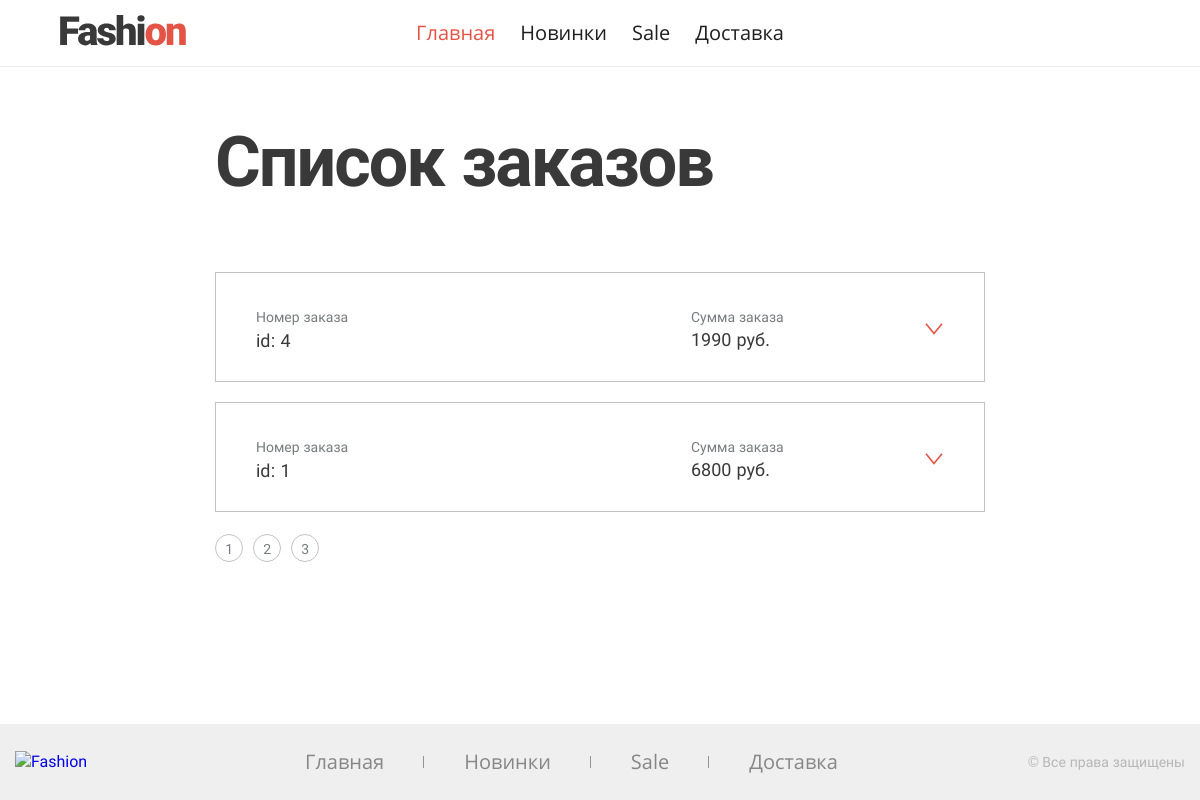
/pages/order.php (signed in), run on the app's committed database.
### tables this page shows
CREATE TABLE `menu_items` (
  `id` int(11) NOT NULL,
  `name` varchar(255) NOT NULL,
  `path` varchar(255) NOT NULL
);

CREATE TABLE `orders` (
  `id` int(11) NOT NULL,
  `client_id` int(11) NOT NULL,
  `product_id` int(11) NOT NULL,
  `address` text NOT NULL,
  `delivery_type` enum('dev-yes','dev-no') NOT NULL,
  `payment_type` enum('cash','card') NOT NULL,
  `comment` text NOT NULL,
  `status` enum('Не обработан','Обработан') NOT NULL DEFAULT 'Не обработан',
  `date_create` datetime NOT NULL DEFAULT CURRENT_TIMESTAMP,
  `delivery_date` datetime NOT NULL DEFAULT CURRENT_TIMESTAMP
);

CREATE TABLE `products` (
  `id` int(11) NOT NULL,
  `name` varchar(255) NOT NULL,
  `price` int(32) NOT NULL,
  `date_create` datetime NOT NULL DEFAULT CURRENT_TIMESTAMP,
  `new` enum('yes','no') NOT NULL DEFAULT 'no',
  `sale` enum('yes','no') NOT NULL DEFAULT 'no',
  `img_path` varchar(255) DEFAULT NULL,
  `is_active` enum('yes','no') NOT NULL DEFAULT 'yes'
);

### pages/order.php (the view, shortened to what this page needs)
<?php
$access = false;
if (isset($_SESSION['user_id'])) {
    $access = getUserCategory($_SESSION['user_id']);
} else {
    $access = false;
}
if ($access) {
    $orders = getOrders($_GET);
    $count_orders = getCountOrders();
}
?>
<?php require_once($_SERVER['DOCUMENT_ROOT'] . '/include/header.php'); ?>
<?php if ($access) : ?>
<main class="page-order">
  <h1 class="h h--1">Список заказов</h1>
  <ul class="page-order__list">
      <?php foreach ($orders as $order) : ?>
    <li class="order-item page-order__item">
      <div class="order-item__wrapper">
        <div class="order-item__group order-item__group--id">
          <span class="order-item__title">Номер заказа</span>
          <span class="order-item__info order-item__info--id"><?= $order['id'] ?></span>
        </div>
        <div class="order-item__group">
          <span class="order-item__title">Сумма заказа</span>
            <?= $order['price'] ?> руб.
        </div>
        <button class="order-item__toggle"></button>
      </div>
    </li>
    <?php endforeach ?>
  </ul>
    <br>
    <ul class="shop__paginator paginator">
        <?php for ($i = 1; $i <= ceil($count_orders / ITEMS_ON_PAGE); $i++) : ?>
            <li>
                <a class="paginator__item"<?= ($_GET['page'] == $i) ? null : 'href="?' . http_build_query(array_merge($_GET, ['page' => $i])) . '"' ?>><?= $i ?></a>
            </li>
        <?php endfor ?>
    </ul>
</main>
<?php else: ?>
    <p>Ошибка доступа! У вас недостаточно прав на просмотр этой страницы</p>
<?php endif ?>
<?php require_once($_SERVER['DOCUMENT_ROOT'] . '/include/footer.php') ?>

### include/functions.php (shortened to what this page needs)
<?php
function dbaseConnect()
{
    static $connect;
    if ($connect === null) {
        try {
            $connect = new PDO(DSN, USER, PASS, OPT);
        } catch (PDOException $e) {
            die ('Подключение не удалось' . $e->getMessage());
        }
    }
    return $connect;
}
function menuList($current_page)
{
    $menu_items = dbaseConnect()->query('SELECT name, path from menu_items;');
    foreach ($menu_items as $item) {
        include ('menu_item.php');
    }
}
function getUserCategory($user_id, $group_name = GROUP_NAME)
{
    $stmt = dbaseConnect()->prepare('
    SELECT group_id FROM group_user AS gu JOIN groups AS g ON gu.group_id = g.id
    WHERE gu.user_id = :user_id AND g.name = :group_name LIMIT 1;');
    $stmt->execute(['user_id' => $user_id, 'group_name' => $group_name]);
    $result = $stmt->fetch();
    if ($result['group_id'] != null) {
        return true;
    } else {
        return false;
    }
}
function getOrders($query)
{
    if (isset($query['page']) && $query['page'] > 0) {
        $offset = ($query['page'] - 1) * ITEMS_ON_PAGE;
    } else {
        $offset = 0 * ITEMS_ON_PAGE;
    }
    $stmt = dbaseConnect()->prepare('
    SELECT o.id, o.address, o.delivery_type, o.payment_type, o.comment, o.status, c.name, c.surname, c.thirdname, c.phone, p.price
    FROM orders as o JOIN clients as c ON o.client_id = c.id JOIN products as p ON o.product_id = p.id ORDER BY o.date_create ASC LIMIT ' . ITEMS_ON_PAGE . ' OFFSET :offset;');
    $stmt->execute(['offset' => $offset]);
    return $stmt;
}
function getCountOrders()
{
    $stmt = dbaseConnect()->query('SELECT COUNT(id) as c_id FROM ORDERS');
    return $stmt->fetch()['c_id'];
}

### include/menu_item.php
<li>
    <a class="main-menu__item <?= ($current_page == $item['name']) ? 'active"' : '" href=' . '"' . $item['path'] . '"' ?>>
        <?= $item['name'] ?>
    </a>
</li>

### data on the page
menu_items: name "Главная"
menu_items: name "Новинки"
menu_items: name "Sale"
menu_items: name "Доставка"
orders: id "4", product.price "1990"
orders: id "1", product.price "6800"
